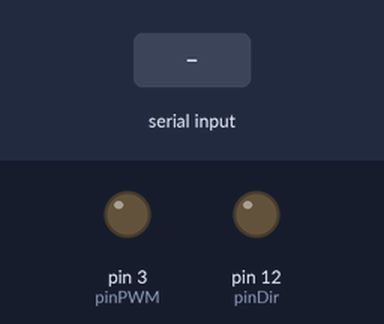
A sketch run on a simulated Arduino Uno, built with avr-gcc and run on an emulated ATmega328P. Parts: output pins drawn as LEDs (lit = HIGH). The inputs (shaded band) are chosen by the test bench. What the sketch prints to the serial monitor is not drawn.

Above: at 1.2 s.
1.3 s: "90,45\n" received over Serial
At 2.5 s:
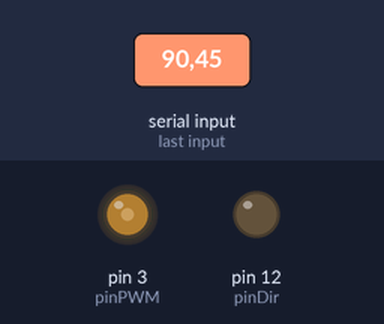
2.8 s: "5\n" received over Serial
At 3.6 s:
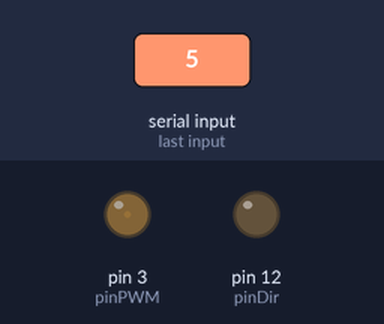
4.3 s: "200\n" received over Serial
At 4.8 s:
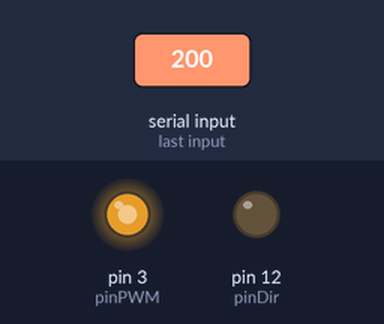
5.8 s: "90\n" received over Serial
At 7.1 s:
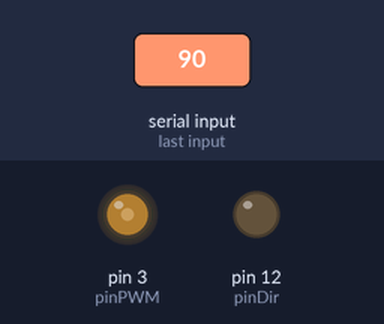
Timing chart, 0 to 17.3 s (numbered marks = the images above; inputs shaded):
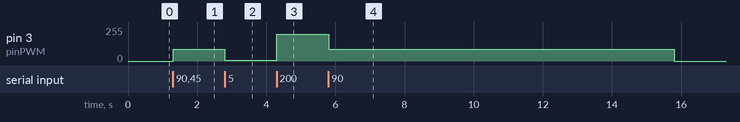

The sketch:

servoconversiondctest.ino
```cpp
const int pinPWM = 3;
const int pinDir = 12;

void setup() {
   Serial.begin(9600);
   Serial.setTimeout(10000);
  pinMode(pinDir, OUTPUT);
  pinMode(pinPWM, OUTPUT);
}

void loop() {
  // put your main code here, to run repeatedly:
  String input;
  int pos;

  input = Serial.readStringUntil('\n');
  Serial.print(input); //also prints in timeout
  pos = input.toInt();

  //it is expecting a number from 0-255

  analogWrite(pinPWM, pos);
  digitalWrite(pinDir, LOW);
}
```

Measured:
- after the input at 1.3 s, pin 3 (pinPWM): 0/255 → 90/255 at once
- after the input at 2.8 s, pin 3 (pinPWM): 90/255 → 5/255 at once
- after the input at 4.3 s, pin 3 (pinPWM): 5/255 → 200/255 at once
- after the input at 5.8 s, pin 3 (pinPWM): 200/255 → 90/255 at once, → 0/255 10.0 s later
